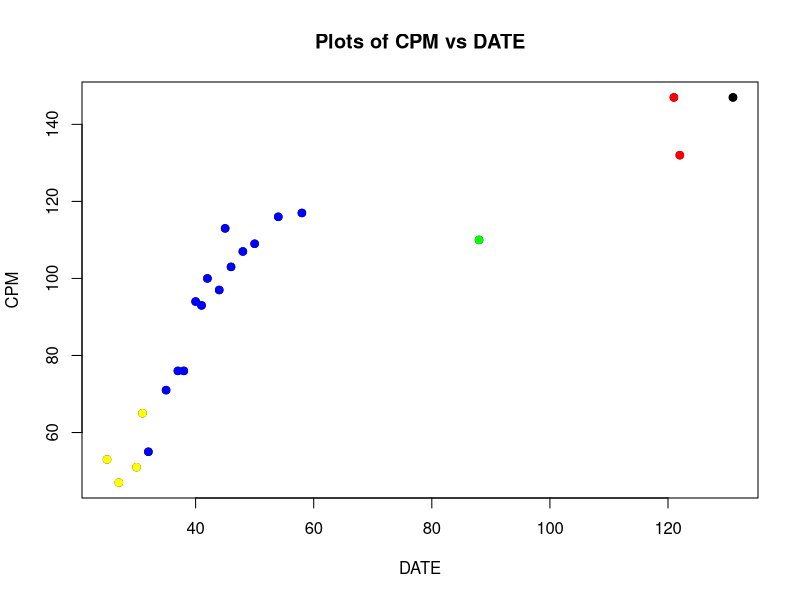

Generate this figure with R:
typing=read.csv("Typing speed.csv")
typing$DATE[ typing$MONTH==4 ] = typing$DATE[ typing$MONTH==4 ] + 31 
typing$DATE[ typing$MONTH==5 ] = typing$DATE[ typing$MONTH==5 ] + 61 
typing$DATE[ typing$MONTH==6 ] = typing$DATE[ typing$MONTH==6 ] + 92 
typing$DATE[ typing$MONTH==7 ] = typing$DATE[ typing$MONTH==7 ] + 122 
plot(typing$DATE, typing$CPM, xlab = 'DATE', ylab = 'CPM', main="Plots of CPM vs DATE")

points(typing$DATE[ typing$MONTH == 3 ], typing$CPM[  typing$MONTH == 3 ], col="Yellow", pch = 19)
points(typing$DATE[ typing$MONTH == 4 ], typing$CPM[  typing$MONTH == 4 ], col="Blue", pch = 19)
points(typing$DATE[ typing$MONTH == 5 ], typing$CPM[  typing$MONTH == 5 ], col="Green", pch = 19)
points(typing$DATE[ typing$MONTH == 6 ], typing$CPM[  typing$MONTH == 6 ], col="Red", pch = 19)
points(typing$DATE[ typing$MONTH == 7 ], typing$CPM[  typing$MONTH == 7 ], col="Black", pch = 19)
